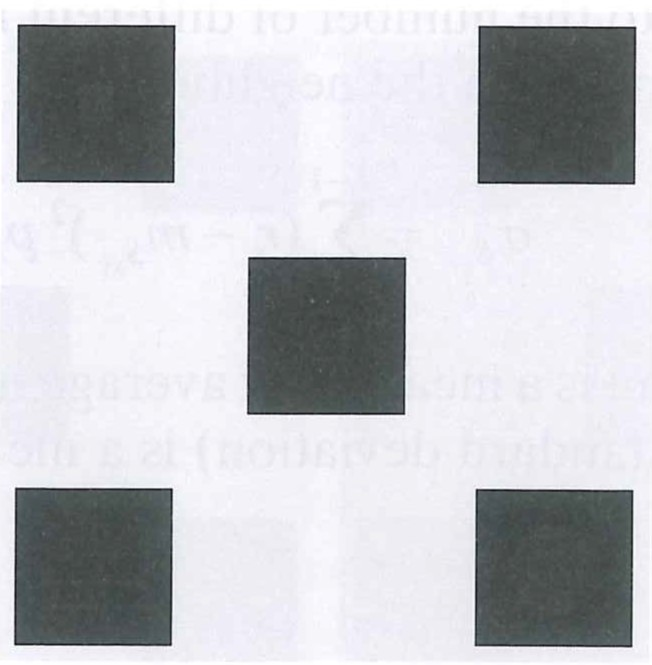
#> input picture HW3_2/hidden object.jpg, 652 x 665 px
$ python q1-2.py
#> lines starting #> are read from the running program, lines starting #| are printed output that depends on the picture
# q1_show_final.py
# 直接顯示三組二合一（左影像、右直方圖）：Original / Global HE / Local Enhancement (Dark-biased CLAHE)

import sys
from pathlib import Path
import numpy as np
import matplotlib.pyplot as plt
import cv2

# ====================== 可調參數 ======================
# 先做輕微中值濾波，抑制雜點（None/0 表示不做；建議用 3）
MEDIAN_BLUR_K = 3

# 暗部遮罩的門檻與過渡帶寬（越高越多區域走「hard」）
DARK_THRESH = 150         # 120~160 常用；想更像“很兇”的參考圖可設 150~160
SOFT_BAND   = 30.0        # 過渡帶寬，越大越柔和

# CLAHE 兩組參數：soft（非暗部）與 hard（暗部）
CLAHE_SOFT_CLIP = 2.5
CLAHE_SOFT_TILE = (8, 8)

CLAHE_HARD_CLIP = 7.0     # 6~10 越大越兇
CLAHE_HARD_TILE = (4, 4)  # (3,3) 或 (4,4) tile 越小區塊感越強
# =====================================================

def load_input_path():
    if len(sys.argv) > 1:
        p = Path(sys.argv[1])
    else:
        p = Path(__file__).resolve().parent / "hidden object.jpg"
    if not p.exists():
        alt = p.with_suffix(".tif")
        if alt.exists():
            p = alt
    if not p.exists():
        raise FileNotFoundError(f"找不到影像：{p}\n用法：python3 q1_show_final.py 'hidden object.jpg'")
    return p

def global_hist_equalize(img_u8):
    """全域直方圖等化（Histogram Statistics / HE）"""
    hist, _ = np.histogram(img_u8.flatten(), 256, [0, 256])
#> hist = 256 values, max 45863 at index 241, min 0 at index 0, mean 1693.7
    cdf = hist.cumsum()
#> cdf = 256 values from 0 to 433580
    cdf_masked = np.ma.masked_equal(cdf, 0)
    cdf_scaled = (cdf_masked - cdf_masked.min()) * 255 / (cdf_masked.max() - cdf_masked.min())
    lut = np.ma.filled(cdf_scaled, 0).astype('uint8')
#> lut = 256 values from 0 to 255
    return lut[img_u8]
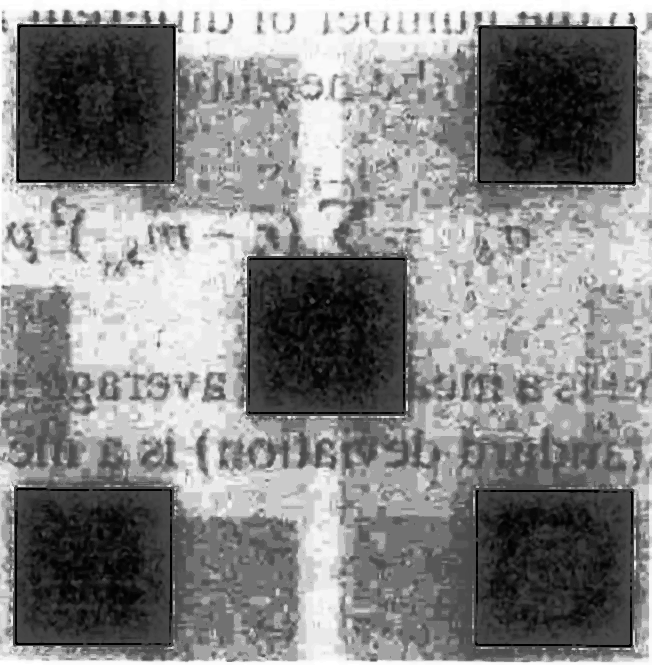
#> returned value: shape (665, 652); min 0, max 255, mean 132.7

def clahe_apply(img_u8, clip, tile):
#> called with clip = 2.5, tile = (8, 8)
    clahe = cv2.createCLAHE(clipLimit=clip, tileGridSize=tile)
    return clahe.apply(img_u8)

def dark_biased_clahe(img_u8,
                      soft_clip=CLAHE_SOFT_CLIP, soft_tile=CLAHE_SOFT_TILE,
                      hard_clip=CLAHE_HARD_CLIP, hard_tile=CLAHE_HARD_TILE,
                      dark_T=DARK_THRESH, band=SOFT_BAND, median_k=MEDIAN_BLUR_K):
    """只對偏暗區域套用更兇的 CLAHE，其他區域用較溫和的 CLAHE，再做權重融合。"""
    base = img_u8.copy()
    if median_k and median_k >= 3:
        base = cv2.medianBlur(base, median_k)

    soft = clahe_apply(base, soft_clip, soft_tile)
    hard = clahe_apply(base, hard_clip, hard_tile)
#> call 2 of clahe_apply, with clip = 7, tile = (4, 4)
#> in clahe_apply (call 2), `return clahe.apply(img_u8)`:
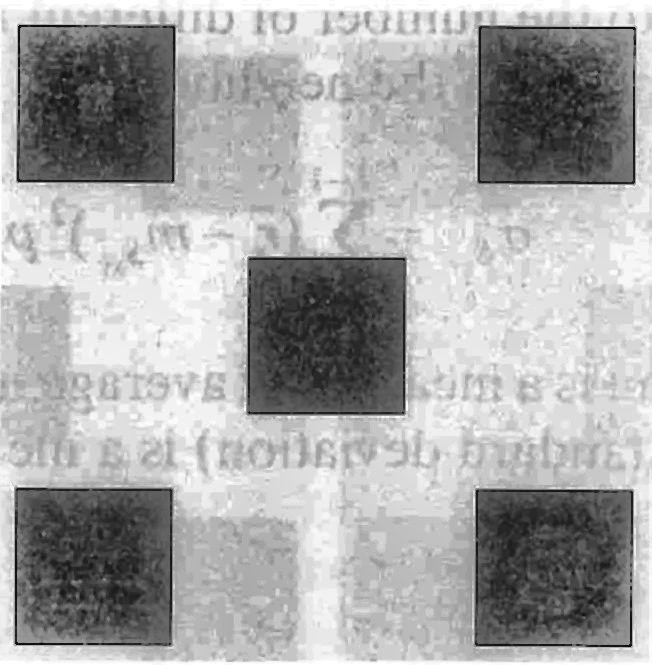
#> returned value: shape (665, 652); min 10, max 255, mean 168.5

    blur = cv2.GaussianBlur(base, (9, 9), 0)
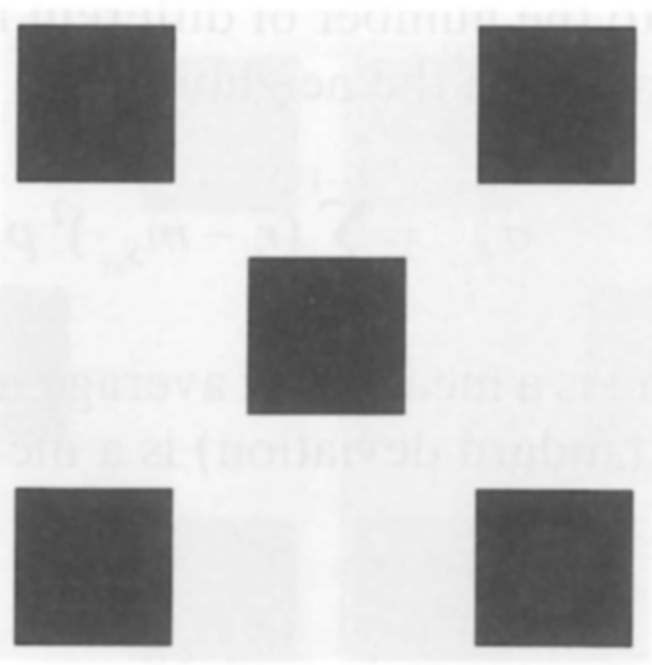
#> blur: shape (665, 652); min 67, max 255, mean 195.2
    # 權重：越暗權重越接近 1（越用 hard）
    w = np.clip((dark_T - blur) / float(band), 0.0, 1.0).astype(np.float32)
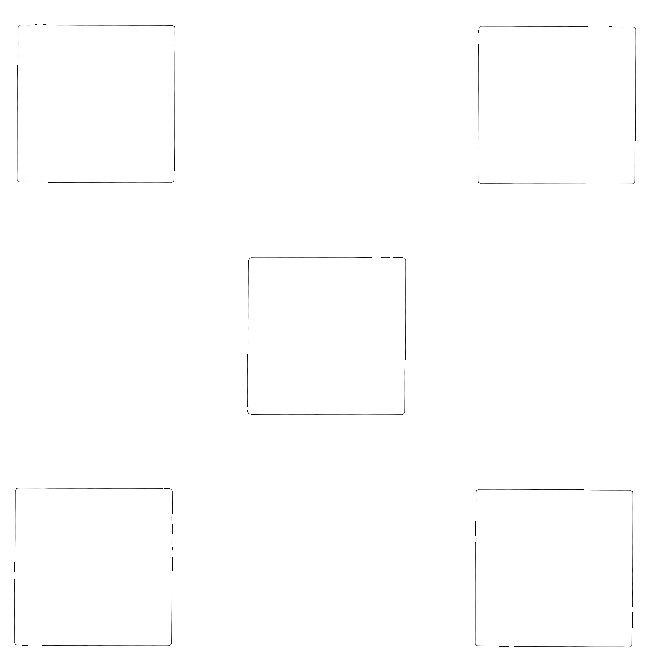
#> w: shape (665, 652) float32; min 0, max 1, mean 0.996

    out = (w * hard + (1.0 - w) * soft).astype(np.uint8)
    return out

def show_pair(image_u8, title_img, title_hist):
    """顯示二合一：左影像、右直方圖（機率）"""
#> called with title_img = 'Original (with median blur)', title_hist = 'Histogram: Original'
    fig, axs = plt.subplots(1, 2, figsize=(10, 4))
    axs[0].imshow(image_u8, cmap='gray', vmin=0, vmax=255)
    axs[0].set_title(title_img)
    axs[0].axis('off')

    h, bins = np.histogram(image_u8.ravel(), bins=256, range=(0, 255))
#> h has the same summary as hist in global_hist_equalize; bins = 257 values from 0 to 255
    p = h / max(h.sum(), 1)
#> p = 256 values, max 0.106 at index 241, min 0 at index 0, mean 0.00391
    axs[1].bar(bins[:-1], p, width=1.0)
    axs[1].set_xlim(0, 255)
    axs[1].set_xlabel('Gray level')
    axs[1].set_ylabel('Probability')
    axs[1].set_title(title_hist)

    fig.tight_layout()
    plt.show()
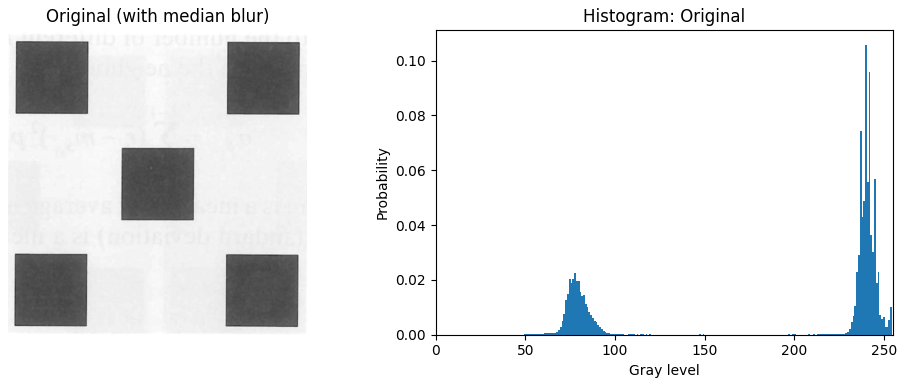
#> figure drawn by matplotlib, 2 panels; panel 2: tallest bar 0.106 high, from x = 239.6 to 240.6

def main():
    in_path = load_input_path()
    print("[INFO] OpenCV:", cv2.__version__)
    print("[INFO] Input:", in_path.resolve())

    # 灰階讀檔（jpg/tif 都可）
    img = cv2.imread(str(in_path), cv2.IMREAD_GRAYSCALE)
    if img is None:
        raise RuntimeError("cv2.imread 讀檔失敗，請確認檔名/副檔名。")

    # (1) 原圖（可選：同樣做 median blur 以便公平）
    orig = img.copy()
    if MEDIAN_BLUR_K and MEDIAN_BLUR_K >= 3:
        orig = cv2.medianBlur(orig, MEDIAN_BLUR_K)

    # (2) 全域直方圖等化（Histogram Statistics）
    he = global_hist_equalize(orig)

    # (3) 區域增強：暗部偏重的 CLAHE 融合
    loc = dark_biased_clahe(img_u8=img)

    # 依序顯示三組
    show_pair(orig, "Original (with median blur)" if MEDIAN_BLUR_K else "Original",
              "Histogram: Original")
    show_pair(he, "Global Histogram Equalization (HE)", "Histogram: Global HE")
#> call 2 of show_pair, with title_img = 'Global Histogram Equalization (HE)', title_hist = 'Histogram: Global HE'
#> in show_pair (call 2), `h, bins = np.histogram(image_u8.ravel(), bins=256, range=(0, 255))`: h = 256 values, max 45863 at index 163, min 0 at index 5, mean 1693.7
#> in show_pair (call 2), `p = h / max(h.sum(), 1)`: p = 256 values, max 0.106 at index 163, min 0 at index 5, mean 0.00391
#> in show_pair (call 2), `plt.show()`:
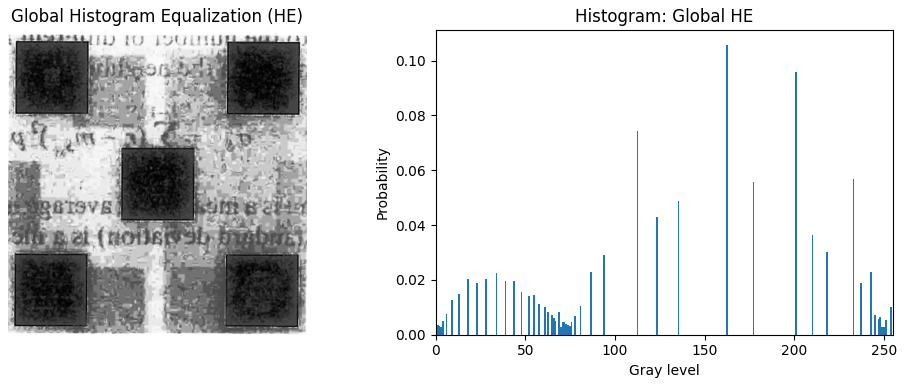
#> figure drawn by matplotlib, 2 panels; panel 2: tallest bar 0.106 high, from x = 161.9 to 162.9
    show_pair(loc,
              f"Local Enhancement (Dark-biased CLAHE)\n"
              f"soft: clip={CLAHE_SOFT_CLIP}, tile={CLAHE_SOFT_TILE}; "
              f"hard: clip={CLAHE_HARD_CLIP}, tile={CLAHE_HARD_TILE}; "
              f"T={DARK_THRESH}, band={SOFT_BAND}, median={MEDIAN_BLUR_K}",
              "Histogram: Local (CLAHE blend)")
#> call 3 of show_pair, with title_hist = 'Histogram: Local (CLAHE blend)'
#> in show_pair (call 3), `h, bins = np.histogram(image_u8.ravel(), bins=256, range=(0, 255))`: h = 256 values, max 5301 at index 218, min 0 at index 0, mean 1693.7
#> in show_pair (call 3), `p = h / max(h.sum(), 1)`: p = 256 values, max 0.0122 at index 218, min 0 at index 0, mean 0.00391
#> in show_pair (call 3), `plt.show()`:
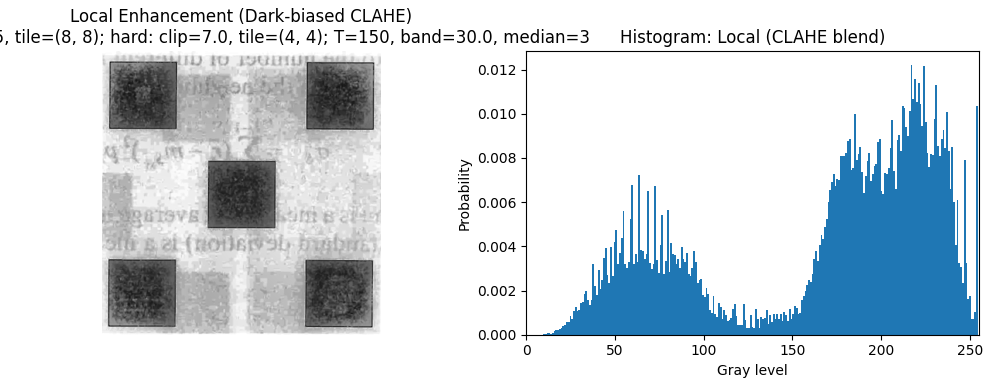
#> figure drawn by matplotlib, 2 panels; panel 2: tallest bar 0.0122 high, from x = 216.6 to 217.6

if __name__ == "__main__":
    main()
